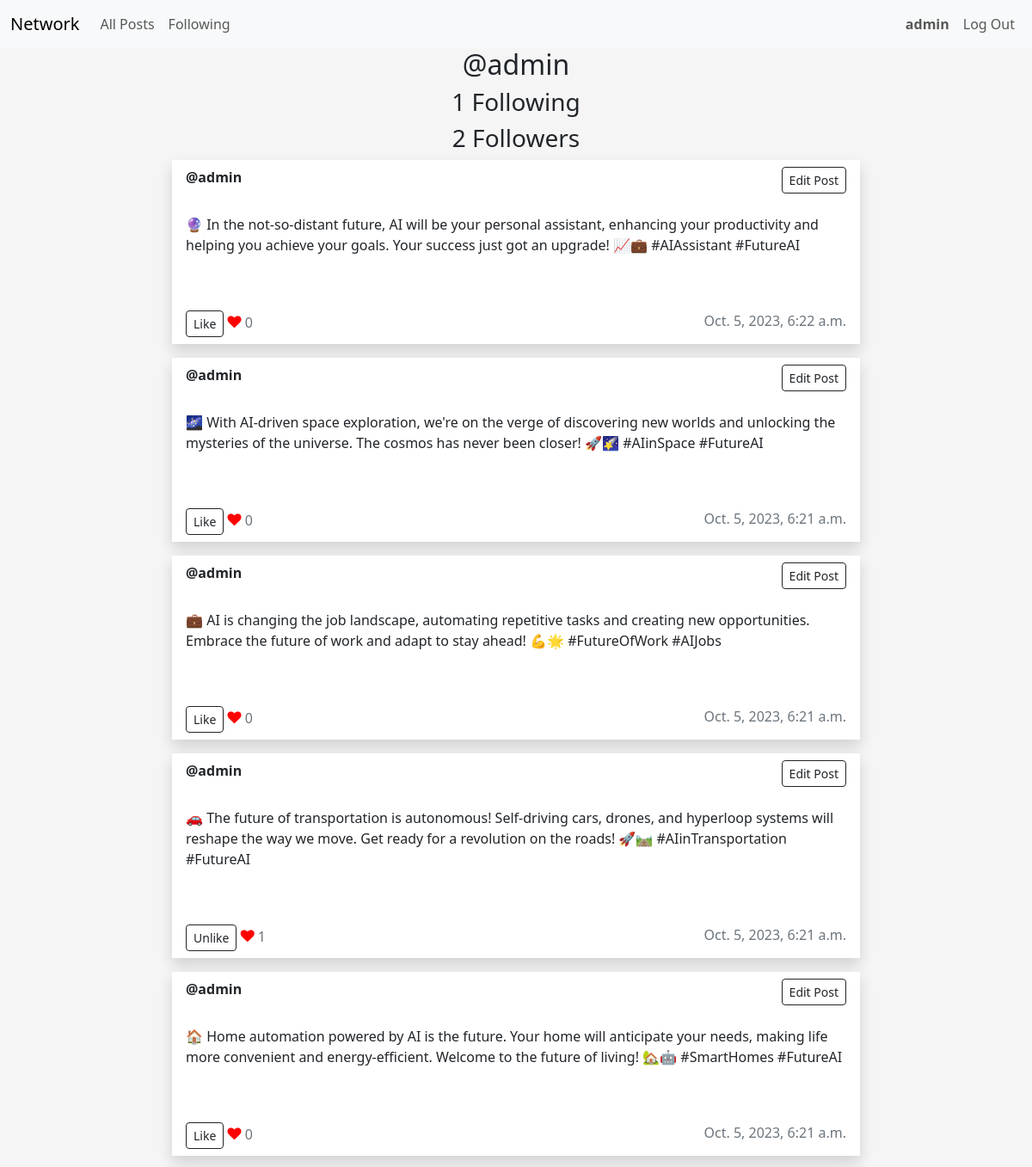
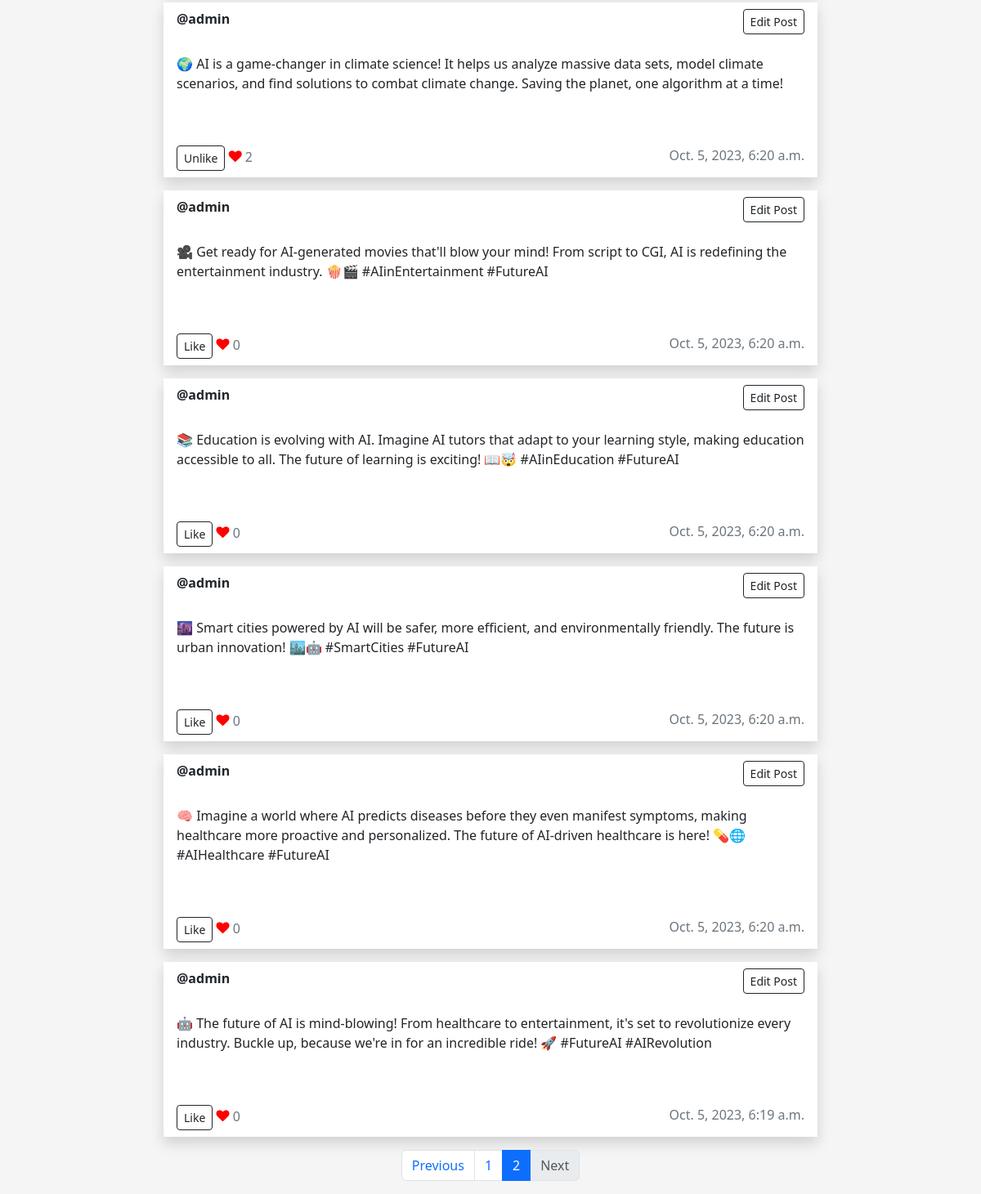
The app's page /profile/2?page=2 (signed in) with its own data (2 pictures, top to bottom).
### network/models.py (models this page shows, shortened)
class User(AbstractUser):
    pass

class Post(models.Model):
    user = models.ForeignKey(User, on_delete=models.CASCADE)
    content = models.TextField()
    timestamp = models.DateTimeField(auto_now_add=True)
    likes = models.ManyToManyField(User, related_name="liked_posts")

### network/views.py (the view, shortened to what this page needs)
# urls.py: path("profile/<int:user_id>", views.profile, name="profile"),
@login_required(login_url="/login")
def profile(request, user_id):
    user = get_object_or_404(
        User, id=user_id
    )  # Get the User object with the specified user_id
    if request.method == "GET":
        posts = Post.objects.filter(user=user)  # Filter posts for the specific user
        is_following = Following.objects.filter(
            user=request.user, user_followed=user_id
        ).exists()
        paginator = Paginator(posts, POST_NUMBER_PER_PAGE)  # Show2  contacts per page.
        page_number = request.GET.get("page")
        page_obj = paginator.get_page(page_number)
        return render(
            request,
            "network/profile.html",
            {
                "posts": posts,
                "user": user,
                "is_following": is_following,
                "page_obj": page_obj,
            },
        )

### network/templates/network/profile.html (shortened to what this page needs)
{% extends "network/layout.html" %}
{% block body %}
<div class="container">
    <h2>@{{ user }}</h2>
    <h3>{{ user.following.count }} Following</h3>
    <h3>{{ user.followers.count }} Followers</h3>
</div>
   {% for post in posts reversed %}
   <div id="posts">
    <div class="row mb-3">
       <div class="post" data-post-id="{{ post.id }}">
          <div class="card rounded-0 border-0 shadow mx-auto" style="max-width: 50rem;">
             <div class="card-header bg-transparent border-0 d-flex justify-content-between">
                <strong>@{{ post.user }}</strong>
                {% if user == request.user %}
                <button type="button" class="btn btn-sm btn-outline-dark edit-button">Edit Post</button>
                {% endif %}
             </div>
             <div class="card-body text-dark">
                <p id="post-content" class="post-content">{{ post.content }}</p>
                <br>
             </div>
             <div class="card-footer bg-transparent text-secondary border-0 d-flex justify-content-between">
                <div>
                    <button type="button" id="likeButton_{{ post.id }}" data-post-id="{{ post.id }}" class="btn btn-outline-dark btn btn-sm like-button">
                        {% if user in post.likes.all %}
                        Unlike
                        {% else %}
                        Like
                        {% endif %}
                    </button>
                    <i class="fa fa-heart" style="color: red;"></i>
                    <span id="likeCount_{{ post.id }}" class="like-count">{{ post.likes.count }}</span>
                </div>
                <div>
                    <span> {{ post.timestamp }}</span>
                </div>
             </div>
          </div>
       </div>
    </div>
 </div>
    {% endfor %}
    <nav aria-label="Page navigation example">
        <ul class="pagination justify-content-center">
           {% if page_obj.has_previous %}
           <li class="page-item">
              <a class="page-link" href="?page={{ page_obj.previous_page_number }}">Previous</a>
           </li>
           {% else %}
           <li class="page-item disabled">
              <span class="page-link">Previous</span>
           </li>
           {% endif %}
           {% for i in page_obj.paginator.page_range %}
           <li class="page-item {% if i == page_obj.number %}active{% endif %}">
              <a class="page-link" href="?page={{ i }}">{{ i }}</a>
           </li>
           {% endfor %}
           {% if page_obj.has_next %}
           <li class="page-item">
              <a class="page-link" href="?page={{ page_obj.next_page_number }}">Next</a>
           </li>
           {% else %}
           <li class="page-item disabled">
              <span class="page-link">Next</span>
           </li>
           {% endif %}
        </ul>
     </nav>
{% endblock %}

### network/templates/network/layout.html (shortened to what this page needs)
{% load static %}
<!DOCTYPE html>
<html lang="en">
    <head>
        <link href="https://cdn.jsdelivr.net/npm/bootstrap@5.3.2/dist/css/bootstrap.min.css" rel="stylesheet">
        <link rel="stylesheet" href="https://cdnjs.cloudflare.com/ajax/libs/font-awesome/4.7.0/css/font-awesome.min.css">
        <link href="{% static 'network/styles.css' %}" rel="stylesheet">
    </head>
    <body>
        <nav class="navbar navbar-expand-lg bg-body-tertiary">
            <div class="container-fluid">
              <a class="navbar-brand" href="{% url 'index' %}">Network</a>
              <div class="collapse navbar-collapse" id="navbarTogglerDemo02">
                <ul class="navbar-nav me-auto mb-2 mb-lg-0">
                  <li class="nav-item">
                    <a class="nav-link" href="{% url 'index' %}">All Posts</a>
                  </li>
                  {% if user.is_authenticated %}
                  <li class="nav-item">
                    <a class="nav-link" href="{% url 'following' %}">Following</a>
                  </li>
                  {% endif %}
                </ul>
                <ul class="navbar-nav ms-auto">
                    {% if user.is_authenticated %}
                    <li class="nav-item">
                        <a class="nav-link" href="{% url 'profile' request.user.id %}"><strong>{{ request.user.username }}</strong></a>
                    </li>
                      <li class="nav-item">
                        <a class="nav-link" href="{% url 'logout' %}">Log Out</a>
                      </li>
                    {% endif %}
                </ul>
              </div>
            </div>
          </nav>
        <div class="body">
            {% block body %}
            {% endblock %}
        </div>
    </body>
</html>

### network/static/network/styles.css (style rules this page uses)
.container { display: block; justify-content: center; text-align: center; }
h2 { text-align: center; }
body { background-color: #f5f5f5; }
.card-header { display: block; justify-content: space-between; }

### records on screen
User: user.username "admin", username "admin", following.count "1", followers.count "2"
Post: user "admin", content "🔮 In the not-so-distant future, AI will be your personal assistant, enhancing your productivity and helping you achieve your goals. Your success just got an upgrade! 📈💼 #AIAssistant #FutureAI", shows "Like", likes.count "0", timestamp "Oct. 5, 2023, 6:22 a.m."
Post: user "admin", content "🌌 With AI-driven space exploration, we're on the verge of discovering new worlds and unlocking the mysteries of the universe. The cosmos has never been closer! 🚀🌠 #AIinSpace #FutureAI", shows "Like", likes.count "0", timestamp "Oct. 5, 2023, 6:21 a.m."
Post: user "admin", content "💼 AI is changing the job landscape, automating repetitive tasks and creating new opportunities. Embrace the future of work and adapt to stay ahead! 💪🌟 #FutureOfWork #AIJobs", shows "Like", likes.count "0", timestamp "Oct. 5, 2023, 6:21 a.m."
Post: user "admin", content "🚗 The future of transportation is autonomous! Self-driving cars, drones, and hyperloop systems will reshape the way we move. Get ready for a revolution on the roads! 🚀🛤️ #AIinTransportation #FutureAI", shows "Unlike", likes.count "1", timestamp "Oct. 5, 2023, 6:21 a.m."
Post: user "admin", content "🏠 Home automation powered by AI is the future. Your home will anticipate your needs, making life more convenient and energy-efficient. Welcome to the future of living! 🏡🤖 #SmartHomes #FutureAI", shows "Like", likes.count "0", timestamp "Oct. 5, 2023, 6:21 a.m."
Post: user "admin", content "🌍 AI is a game-changer in climate science! It helps us analyze massive data sets, model climate scenarios, and find solutions to combat climate change. Saving the planet, one algorithm at a time!", shows "Unlike", likes.count "2", timestamp "Oct. 5, 2023, 6:20 a.m."
Post: user "admin", content "🎥 Get ready for AI-generated movies that'll blow your mind! From script to CGI, AI is redefining the entertainment industry. 🍿🎬 #AIinEntertainment #FutureAI", shows "Like", likes.count "0", timestamp "Oct. 5, 2023, 6:20 a.m."
Post: user "admin", content "📚 Education is evolving with AI. Imagine AI tutors that adapt to your learning style, making education accessible to all. The future of learning is exciting! 📖🤯 #AIinEducation #FutureAI", shows "Like", likes.count "0", timestamp "Oct. 5, 2023, 6:20 a.m."
Post: user "admin", content "🌆 Smart cities powered by AI will be safer, more efficient, and environmentally friendly. The future is urban innovation! 🏙️🤖 #SmartCities #FutureAI", shows "Like", likes.count "0", timestamp "Oct. 5, 2023, 6:20 a.m."
Post: user "admin", content "🧠 Imagine a world where AI predicts diseases before they even manifest symptoms, making healthcare more proactive and personalized. The future of AI-driven healthcare is here! 💊🌐 #AIHealthcare #FutureAI", shows "Like", likes.count "0", timestamp "Oct. 5, 2023, 6:20 a.m."
Post: user "admin", content "🤖 The future of AI is mind-blowing! From healthcare to entertainment, it's set to revolutionize every industry. Buckle up, because we're in for an incredible ride! 🚀 #FutureAI #AIRevolution", shows "Like", likes.count "0", timestamp "Oct. 5, 2023, 6:19 a.m."

### other values on screen
{{ i }} "1" "2"
